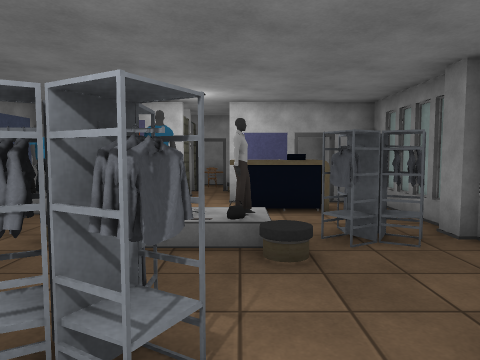
[1] (above)

13 first-person views from a walk through a Unity game level. The camera is 1.4 m above the floor, tilts 4° down and sees 70° across. The floor is counted in squares, 1 m on a side. Each view is taken from the middle of a square. On the plan, view 1 faces up. The plan holds only what a view shows up to about 15 squares ahead; the rest is blank. The player character is not drawn. Door leaves are left out, so doorways stand open. Some surface patterns are stand-ins.

[2]
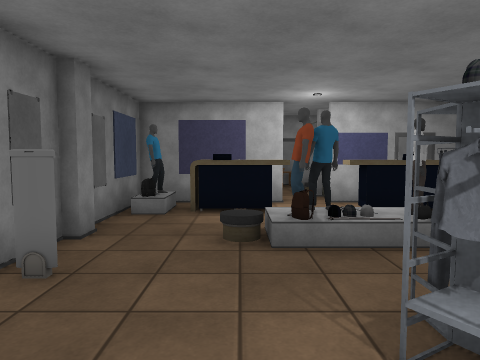

[3]
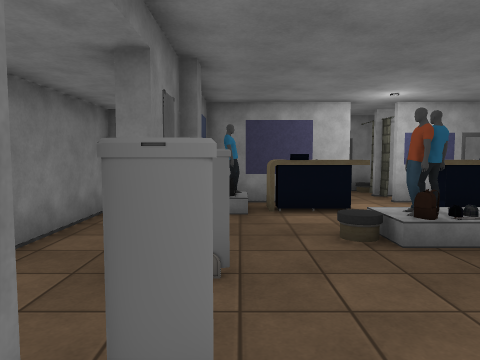

[4]
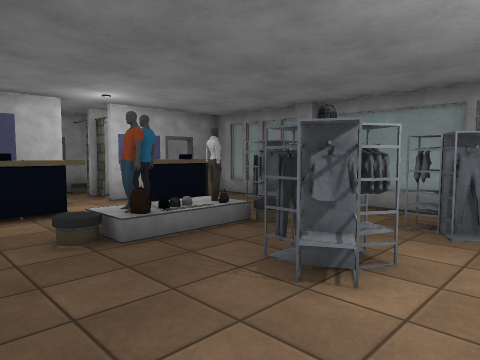

[5]
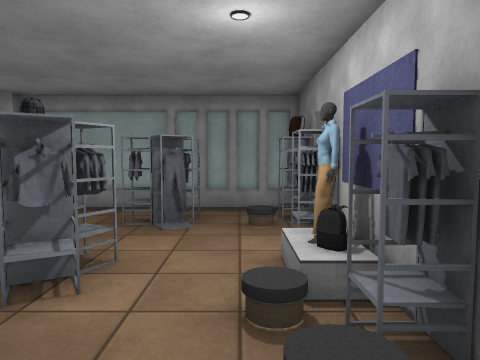

[6]
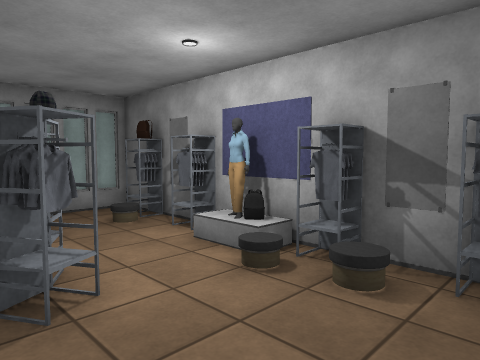

[7]
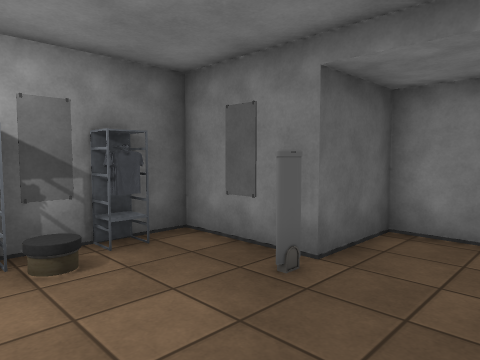

[8]
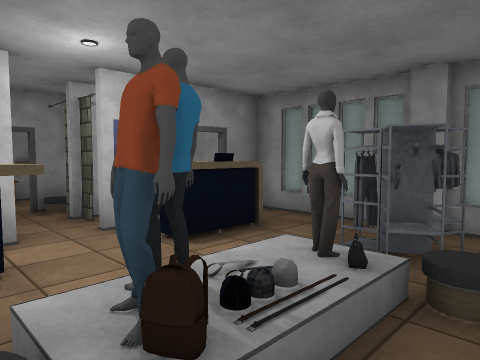

[9]
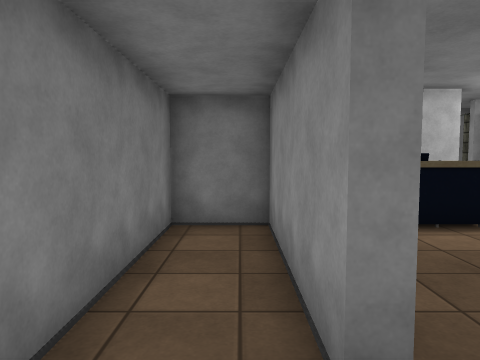

[10]
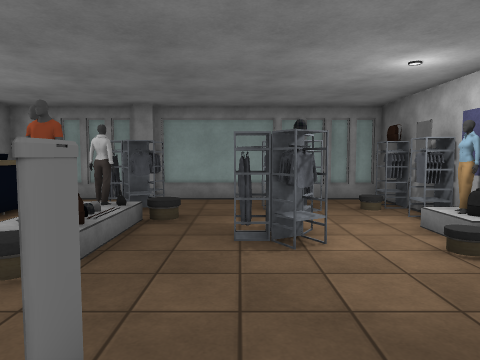

[11]
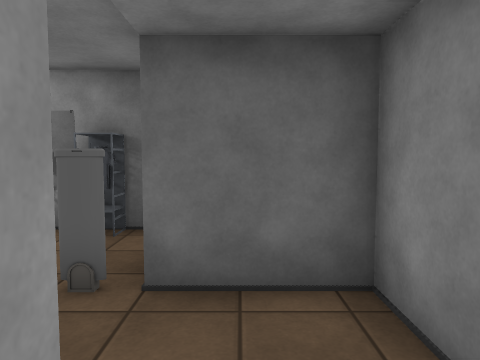

[12]
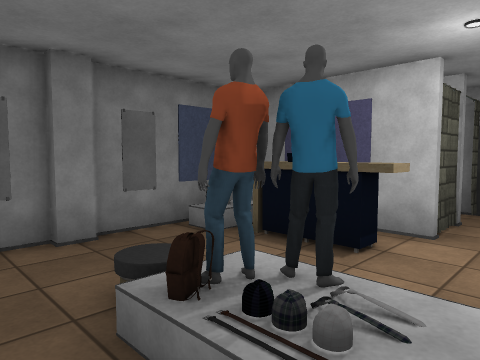

[13]
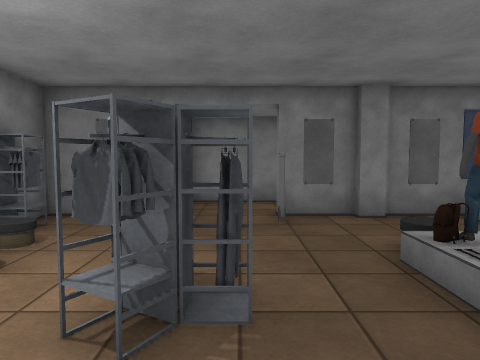

### Floor plan
Points are (right, up) in squares from view 1. A wall is a line through its corners. A room is listed if a view was taken in it or the views show most of it. See-through windows are left out.
Room 1 (views 1, 2, 3, 4, 5, 6, 7, 8, 9, 10, 11, 12, 13)
walls: (-2.1, 5.8) (-2, 6.1); (-2.1, 5.8) (-2.1, 6.2); (-2.1, 5.8) (-2.2, 6.2); (-2.1, 5.8) (-2, 5.7); (-2.1, 5.8) (-2.3, 6.1); (-1.7, 5.8) (-2.1, 5.4); (-1.7, 5.8) (-2.1, 5.5) (-2, 6.1); (-2, 5.9) (-1.8, 5.6); (-2, 5.9) (-2.1, 5.9); (-2, 5.9) (-2.1, 6.1); (-1.8, 5.9) (-2.1, 5.5) (-1.9, 6.2); (-1.8, 5.9) (-2.1, 5.6); (-1.9, 6) (-1.8, 5.5); (-1.8, 6) (-1.8, 5.5); (-1.8, 6) (-1.9, 5.9); (-1.8, 6) (-1.9, 5.8); (-1.8, 6) (-1.9, 5.9); (-1.9, 6.1) (-1.9, 5.5); (-1.8, 6.2) (-2, 5.6); (-1.8, 6.3) (-1.8, 5.6); (-1.7, 6.3) (-1.7, 5.4); (1.7, 5.2) (1.5, 5.5); (2.1, 5.4) (1.7, 5.2) (2.2, 5.5); (-6, 5.8) (-6, 3.9) (-6.4, 3.9) (-6.4, 8.9) (-8.4, 8.9) (-8.4, 1.5) (-6, 1.5); (-5.7, 6.4) (-5.7, 5.6); (-2.3, -1.5) (-2.3, -0.9); (-2.6, -1.5) (-2.6, -0.9) (-2.1, -0.9); (-0.6, -1.5) (0.5, -1.5) (0.5, -0.9); (-4.9, 9.1) (-5.4, 8.7); (-4.9, 9.1) (-5.3, 8.7); (-4.9, 9.1) (-5.3, 8.7); (-5, 9.1) (-5.2, 8.6); (-6, -0.4) (-6, -1.5) (-1.5, -1.5); (3.7, 5.7) (3.7, 6.4); (-5, 9.2) (-5.1, 8.6); (-5, 9.2) (-5.3, 8.7); (0.8, -1.5) (0.8, -0.9); (4.1, 2.1) (4.1, 5.7); (4.1, 6.8) (4.1, 10.3) (2.6, 10.3); (0.5, 10.3) (-0.4, 10.3); (2.4, -1.5) (2.4, -0.9); (2.4, -1.5) (4.1, -1.5) (4.1, 1.5); (2.7, -1.5) (2.7, -0.9); (-1.7, 11.3) (-1.9, 10.3) (-2.9, 10.3); (-6, 10.3) (-6, 6.4); (-1.6, 11.8) (-1.9, 10.8); (-1.7, 12.1) (-1.7, 10.3); (0.3, 13.6) (-0.7, 13.6)
low walls: (-4.8, 9.4) (-4.8, 8.5)
ways out: open door at (-1, 14)
objects: other object (-5, -1); other object (-4, -1); other object (-4, 9) to (-2, 9); other object (-3, -1); other object (-2, 2); other object (-1, -1); other object (-1, 2); other object (-1, 3); other object (-1, 6); other object (0, -1); other object (0, 2); other object (0, 6); other object (0, 9) to (2, 10); banner (1, 10); other object (2, 1); other object (2, 2); other object (2, 6); other object (3, 1); other object (3, 5); other object (3, 6)

Positions as (right, up) in squares from view 1, and headings:
1: (0, 0), facing up
2: (-3, 0), facing up
3: (-5, 0), facing up
4: (-5, 0), facing up-right
5: (-5, 0), facing right
6: (-5, 3), facing down-right
7: (-2, 4), facing down-left
8: (-3, 4), facing up-right
9: (-7, 2), facing up
10: (-7, 3), facing right
11: (-7, 5), facing down
12: (0, 4), facing up-left
13: (2, 3), facing left
